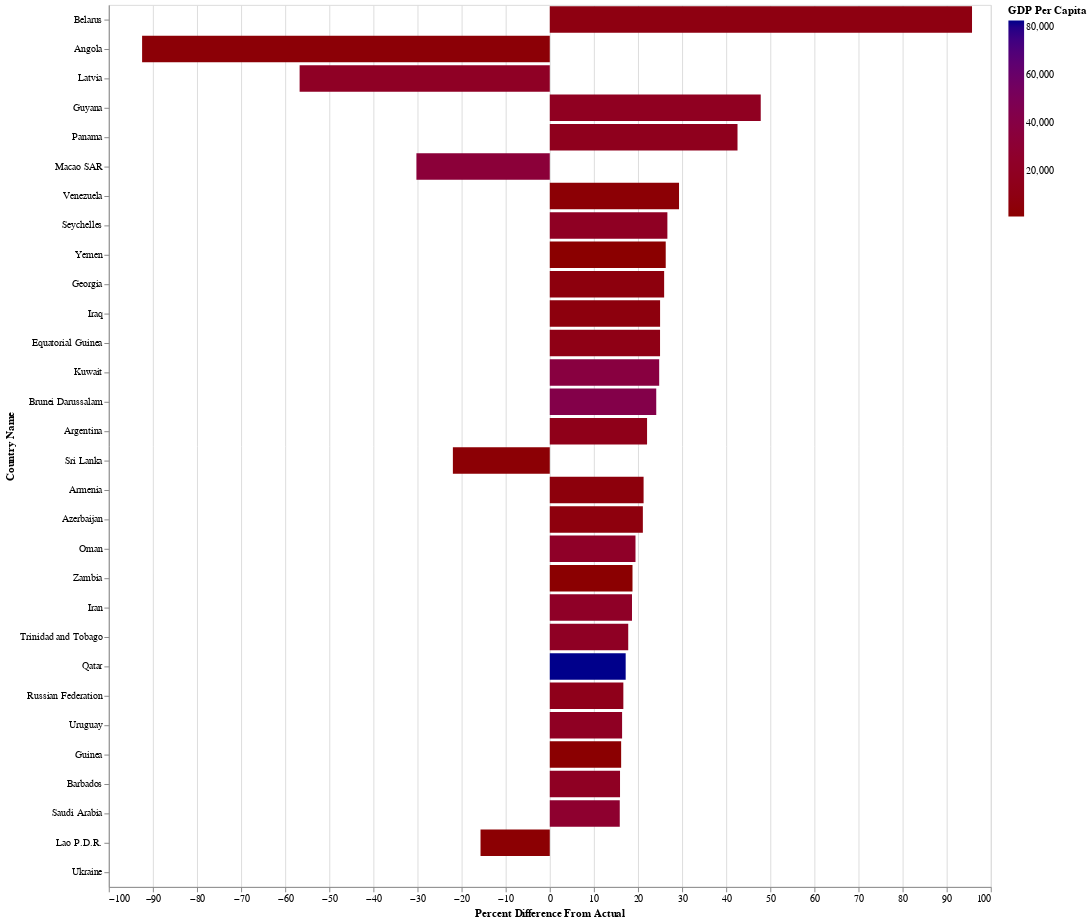

Here is the notebook cell this chart was saved with:
### Code cell
# choropleth_actual_differences_df = choropleth_actual_differences_df[choropleth_actual_differences_df['Percent Difference From Actual']!='-inf']
# choropleth_actual_differences_df = choropleth_actual_differences_df.replace('-inf',np.NaN)
choropleth_actual_differences_df['prediction_difference_percent_abs'] = abs(choropleth_actual_differences_df['Percent Difference From Actual'])
choropleth_actual_differences_df=choropleth_actual_differences_df.sort_values(by=['prediction_difference_percent_abs'],ascending=False)
choropleth_actual_differences_df = choropleth_actual_differences_df#.iloc[:30,:]
print(choropleth_actual_differences_df)
print(choropleth_actual_differences_df.columns)
forecast_failure_chart = alt.Chart(choropleth_actual_differences_df.iloc[:30, :]
#                                    , title = ["Countries with the Greatest Forecast Discrepancies:"
#                     ,'Forecast Year: ' + str(train_year +2) 
#                     ,'Model: '+model.__class__.__name__+ ' Score: '+str(round(model_score,4))
#                     +' RMSE: '+str(round(rmse,4))]
                    ).mark_geoshape(stroke='black' #'white'
                                    ,fillOpacity=1,strokeWidth=.05
                                   ).mark_bar().encode(
    x = alt.X('Percent Difference From Actual:Q',
#               scale = alt.Scale(domain=[choropleth_actual_differences_df['Percent Difference From Actual'][:30].min(),
#                         choropleth_actual_differences_df['Percent Difference From Actual'][:30].max()])
             ),  
    y=alt.Y("Country Name:O"
            , sort=alt.SortField("prediction_difference_percent_abs", order="descending"))
#            )
    , tooltip='GDP Per Capita:Q',
    color=alt.Color('GDP Per Capita:Q', scale= alt.Scale(range=['darkred','darkblue'] ))
    ).properties(height=900, width = 900)

forecast_failure_chart#.show()

### Figure 1 — Vega-Lite specification as saved in the notebook (floating-point values rounded to 4 significant figures)
{"config": {"view": {"continuousWidth": 400, "continuousHeight": 300}}, "data": {"name": "data-14cefd3d31fd55f8cdc8e7ed54cab3e9"}, "mark": "bar", "encoding": {"color": {"field": "GDP Per Capita", "scale": {"range": ["darkred", "darkblue"]}, "type": "quantitative"}, "tooltip": {"field": "GDP Per Capita", "type": "quantitative"}, "x": {"field": "Percent Difference From Actual", "type": "quantitative"}, "y": {"field": "Country Name", "sort": {"field": "prediction_difference_percent_abs", "order": "descending"}, "type": "ordinal"}}, "height": 900, "width": 900, "$schema": "https://vega.github.io/schema/vega-lite/v4.17.0.json", "datasets": {"data-14cefd3d31fd55f8cdc8e7ed54cab3e9": [{"Country Name": "Ukraine", "GDP Per Capita": null, "id": 804.0, "Percent Difference From Actual": null, "prediction_difference_percent_abs": null}, {"Country Name": "Belarus", "GDP Per Capita": 8567.0, "id": 112.0, "Percent Difference From Actual": 95.75, "prediction_difference_percent_abs": 95.75}, {"Country Name": "Angola", "GDP Per Capita": 3791.0, "id": 24.0, "Percent Difference From Actual": -92.44, "prediction_difference_percent_abs": 92.44}, {"Country Name": "Latvia", "GDP Per Capita": 21480.0, "id": 428.0, "Percent Difference From Actual": -56.73, "prediction_difference_percent_abs": 56.73}, {"Country Name": "Guyana", "GDP Per Capita": 18740.0, "id": 328.0, "Percent Difference From Actual": 47.84, "prediction_difference_percent_abs": 47.84}, {"Country Name": "Panama", "GDP Per Capita": 16170.0, "id": 591.0, "Percent Difference From Actual": 42.57, "prediction_difference_percent_abs": 42.57}, {"Country Name": "Macao SAR", "GDP Per Capita": 33610.0, "id": 446.0, "Percent Difference From Actual": -30.24, "prediction_difference_percent_abs": 30.24}, {"Country Name": "Venezuela", "GDP Per Capita": 3052.0, "id": 862.0, "Percent Difference From Actual": 29.31, "prediction_difference_percent_abs": 29.31}, {"Country Name": "Seychelles", "GDP Per Capita": 20270.0, "id": 690.0, "Percent Difference From Actual": 26.67, "prediction_difference_percent_abs": 26.67}, {"Country Name": "Yemen", "GDP Per Capita": 873.9, "id": 887.0, "Percent Difference From Actual": 26.29, "prediction_difference_percent_abs": 26.29}, {"Country Name": "Georgia", "GDP Per Capita": 6770.0, "id": 268.0, "Percent Difference From Actual": 25.93, "prediction_difference_percent_abs": 25.93}, {"Country Name": "Iraq", "GDP Per Capita": 6696.0, "id": 368.0, "Percent Difference From Actual": 25.01, "prediction_difference_percent_abs": 25.01}, {"Country Name": "Equatorial Guinea", "GDP Per Capita": 11260.0, "id": 226.0, "Percent Difference From Actual": 25.0, "prediction_difference_percent_abs": 25.0}, {"Country Name": "Kuwait", "GDP Per Capita": 38120.0, "id": 414.0, "Percent Difference From Actual": 24.81, "prediction_difference_percent_abs": 24.81}, {"Country Name": "Brunei Darussalam", "GDP Per Capita": 42940.0, "id": 96.0, "Percent Difference From Actual": 24.14, "prediction_difference_percent_abs": 24.14}, {"Country Name": "Argentina", "GDP Per Capita": 13620.0, "id": 32.0, "Percent Difference From Actual": 22.06, "prediction_difference_percent_abs": 22.06}, {"Country Name": "Sri Lanka", "GDP Per Capita": 3293.0, "id": 144.0, "Percent Difference From Actual": -21.97, "prediction_difference_percent_abs": 21.97}, {"Country Name": "Armenia", "GDP Per Capita": 5972.0, "id": 51.0, "Percent Difference From Actual": 21.27, "prediction_difference_percent_abs": 21.27}, {"Country Name": "Azerbaijan", "GDP Per Capita": 6842.0, "id": 31.0, "Percent Difference From Actual": 21.11, "prediction_difference_percent_abs": 21.11}, {"Country Name": "Oman", "GDP Per Capita": 23540.0, "id": 512.0, "Percent Difference From Actual": 19.43, "prediction_difference_percent_abs": 19.43}, {"Country Name": "Zambia", "GDP Per Capita": 1348.0, "id": 894.0, "Percent Difference From Actual": 18.76, "prediction_difference_percent_abs": 18.76}, {"Country Name": "Iran", "GDP Per Capita": 23030.0, "id": 364.0, "Percent Difference From Actual": 18.64, "prediction_difference_percent_abs": 18.64}, {"Country Name": "Trinidad and Tobago", "GDP Per Capita": 20750.0, "id": 780.0, "Percent Difference From Actual": 17.79, "prediction_difference_percent_abs": 17.79}, {"Country Name": "Qatar", "GDP Per Capita": 82890.0, "id": 634.0, "Percent Difference From Actual": 17.21, "prediction_difference_percent_abs": 17.21}, {"Country Name": "Russian Federation", "GDP Per Capita": 14670.0, "id": 643.0, "Percent Difference From Actual": 16.68, "prediction_difference_percent_abs": 16.68}, {"Country Name": "Uruguay", "GDP Per Capita": 20020.0, "id": 858.0, "Percent Difference From Actual": 16.4, "prediction_difference_percent_abs": 16.4}, {"Country Name": "Guinea", "GDP Per Capita": 1346.0, "id": 324.0, "Percent Difference From Actual": 16.18, "prediction_difference_percent_abs": 16.18}, {"Country Name": "Barbados", "GDP Per Capita": 20000.0, "id": 52.0, "Percent Difference From Actual": 15.93, "prediction_difference_percent_abs": 15.93}, {"Country Name": "Saudi Arabia", "GDP Per Capita": 27940.0, "id": 682.0, "Percent Difference From Actual": 15.87, "prediction_difference_percent_abs": 15.87}, {"Country Name": "Lao P.D.R.", "GDP Per Capita": 2172.0, "id": 418.0, "Percent Difference From Actual": -15.7, "prediction_difference_percent_abs": 15.7}]}}
